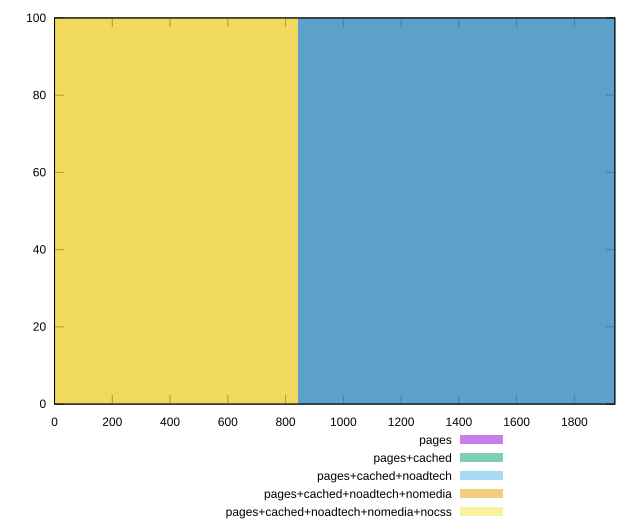

Source code (gnuplot):
reset

$pages <<EOF
1688.9182351963873 100
EOF

$pagesCached <<EOF
1688.9182351963873 100
EOF

$pagesCachedNoadtech <<EOF
1688.9182351963873 100
EOF

$pagesCachedNoadtechNomedia <<EOF
0 100
EOF

$pagesCachedNoadtechNomediaNocss <<EOF
0 100
EOF

set key outside below
set boxwidth 1688.9182351963873
set xrange [0:1940]
set yrange [0:100]
set trange [0:100]
set style fill transparent solid 0.5 noborder
set terminal svg size 640, 530 enhanced background rgb 'white'
set output "report_00012_2021-02-09T11:01:39.952Z/uses-webp-images/comparison/histogram/all_raw.svg"

plot $pages title "pages" with boxes, \
     $pagesCached title "pages+cached" with boxes, \
     $pagesCachedNoadtech title "pages+cached+noadtech" with boxes, \
     $pagesCachedNoadtechNomedia title "pages+cached+noadtech+nomedia" with boxes, \
     $pagesCachedNoadtechNomediaNocss title "pages+cached+noadtech+nomedia+nocss" with boxes

reset
